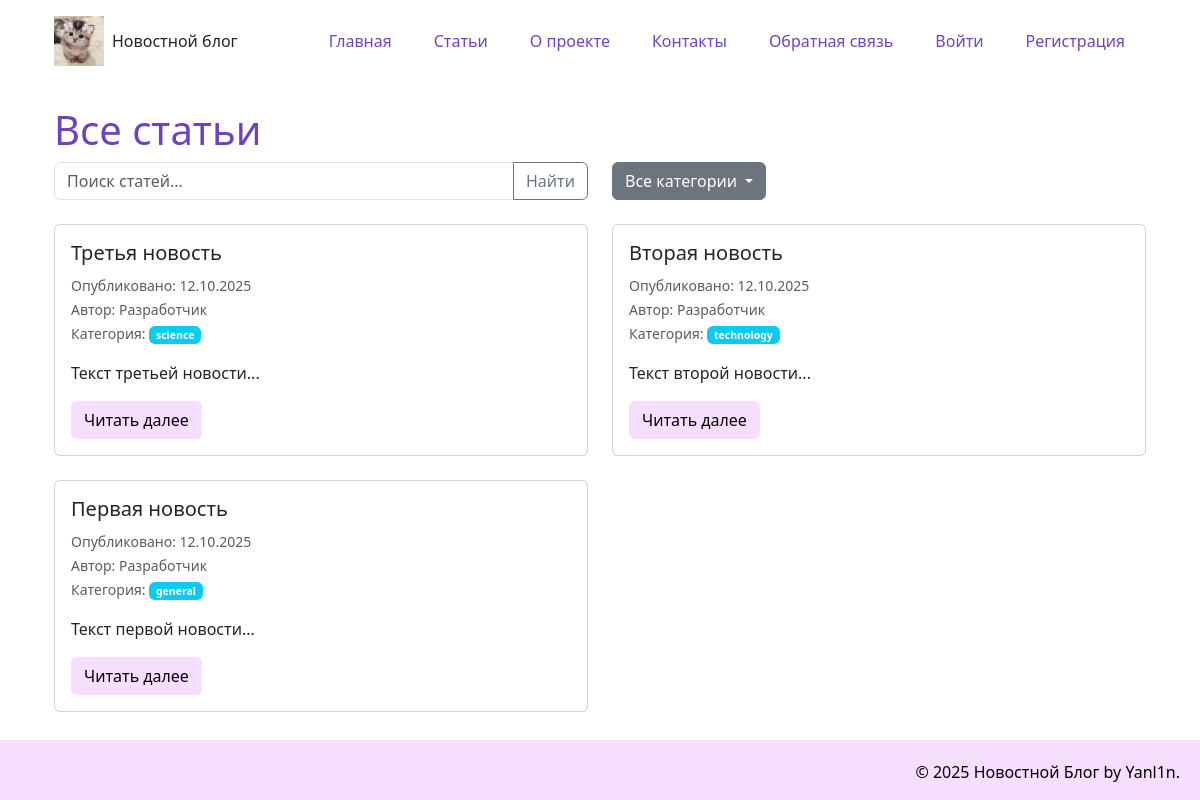
Before: /articles_list with the older database file.
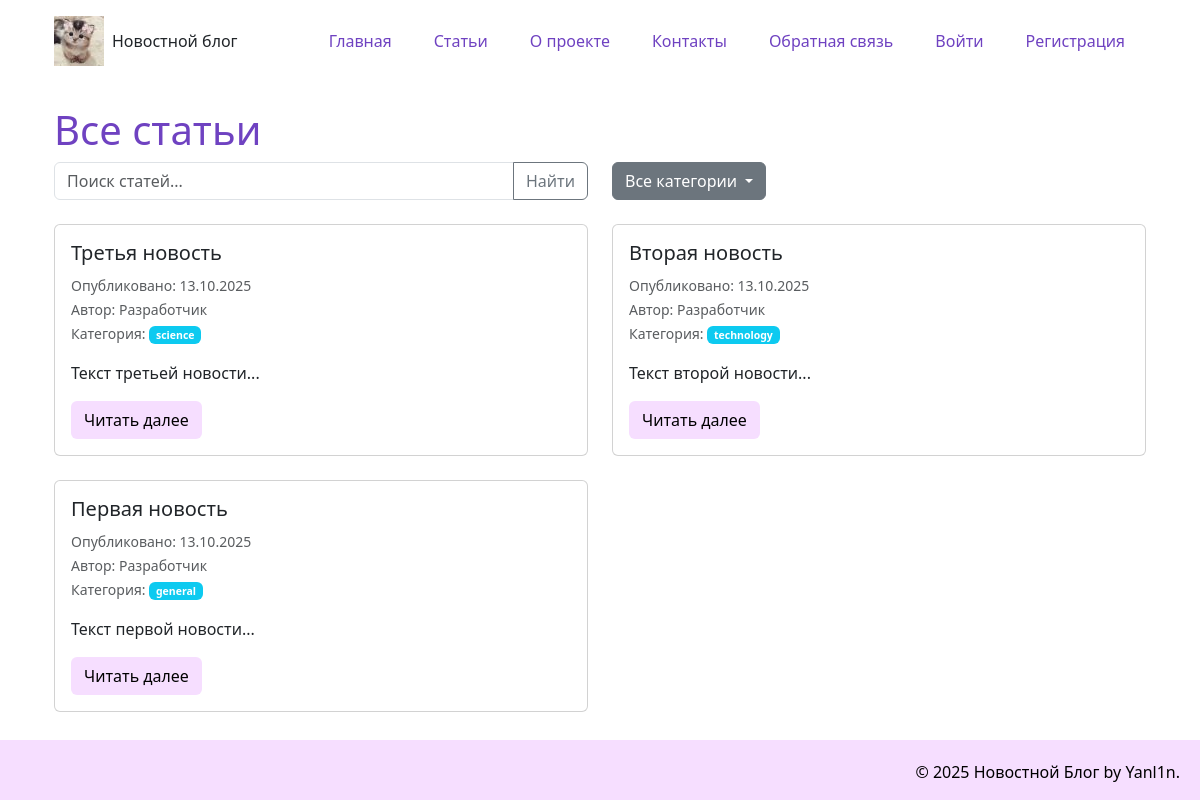
After: the same page with the newer database file.
### models.py (models this page shows, shortened)
class Article(data_base.Model):
    __tablename__= "article"
    id = data_base.Column(data_base.Integer, primary_key = True)
    title = data_base.Column(data_base.String(200), nullable=False)
    text = data_base.Column(data_base.Text, nullable=False)
    date = data_base.Column(data_base.DateTime, default=datetime.utcnow)
    user_id = data_base.Column(data_base.Integer, data_base.ForeignKey('user.id'), nullable=False)
    category = data_base.Column(data_base.String(50), default='general')
    comment = data_base.relation('Comment', backref='article', lazy='dynamic')

class User(UserMixin, data_base.Model):
    __tablename__= "user"
    id = data_base.Column(data_base.Integer, primary_key = True)
    name = data_base.Column(data_base.String(100), nullable=False)
    email = data_base.Column(data_base.String(100), nullable=False)
    hashed_password = data_base.Column(data_base.String(200), nullable=False)
    date = data_base.Column(data_base.DateTime, default=datetime.utcnow)
    articles = data_base.relationship('Article', backref='author', lazy=True)

### app.py (the view)
@app.route("/articles_list")
def articles_list():
    articles = Article.query.order_by(Article.date.desc()).all()
    return render_template('articles_list.html', articles=articles)

### templates/articles_list.html (shortened to what this page needs)
{% extends 'base.html' %}
{% block content %}
<h1>Все статьи</h1>
<div class="row mb-4">
    <div class="col-md-6">
        <form method="GET" action="{{ url_for('articles_list') }}">
            <div class="input-group">
                <input type="text" class="form-control" name="search" placeholder="Поиск статей..." value="{{ search_query or '' }}">
                <button class="btn btn-outline-secondary" type="submit">Найти</button>
            </div>
        </form>
    </div>
    <div class="col-md-6">
        <div class="dropdown">
            <button class="btn btn-secondary dropdown-toggle" type="button" data-bs-toggle="dropdown">
                {% if selected_category %}Категория: {{ selected_category }}{% else %}Все категории{% endif %}
            </button>
        </div>
    </div>
</div>
<div class="row">
    {% for article in articles %}
    <div class="col-md-6 mb-4">
        <div class="card h-100">
            <div class="card-body">
                <h5 class="card-title">{{ article.title }}</h5>
                <p class="card-text">
                    <small class="text-muted">
                        Опубликовано: {{ article.date.strftime('%d.%m.%Y') }}<br>
                        Автор: {{ article.author.name }}<br>
                        Категория: <span class="badge bg-info">{{ article.category }}</span>
                    </small>
                </p>
                <p class="card-text">{{ article.text[:150] }}...</p>
                <a href="{{ url_for('news_article', id=article.id) }}" class="btn btn-custom">Читать далее</a>
            </div>
        </div>
    </div>
    {% else %}
    <div class="col-12">
        <div class="alert alert-info">
            Статьи не найдены.
        </div>
    </div>
    {% endfor %}
</div>
{% endblock %}

Changed rows visible on the page:
changed Article "Третья новость": date "12.10.2025" → "13.10.2025"
changed Article "Вторая новость": date "12.10.2025" → "13.10.2025"
changed Article "Первая новость": date "12.10.2025" → "13.10.2025"
